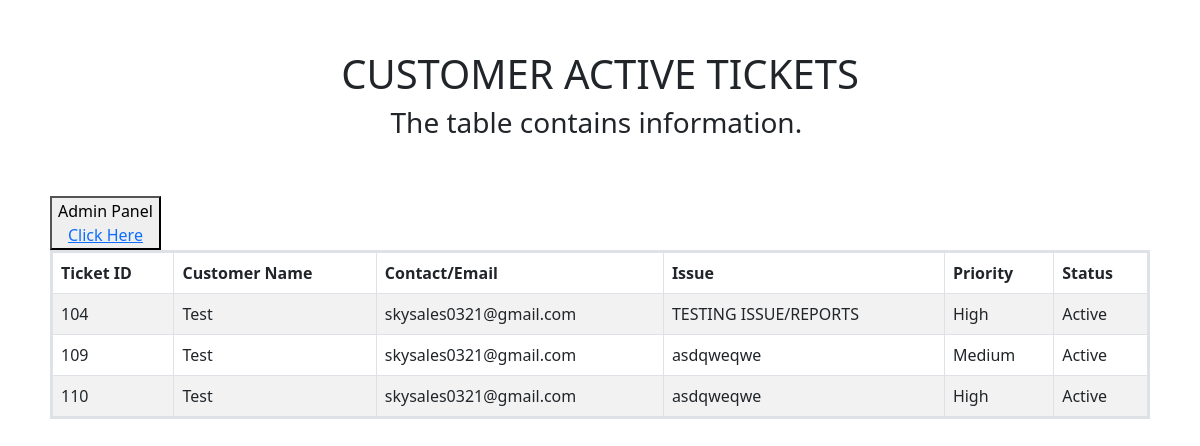
The app's page /php/active.php with its own data.
### tables this page shows
CREATE TABLE IF NOT EXISTS `ticket` (
  `Ticketid` int(11) NOT NULL AUTO_INCREMENT,
  `customer` varchar(255) NOT NULL,
  `email` varchar(255) NOT NULL,
  `issue` varchar(255) NOT NULL,
  `priority` varchar(255) NOT NULL,
  `status` varchar(50) NOT NULL,
  PRIMARY KEY (`Ticketid`)
);

### php/active.php (the view, shortened to what this page needs)
<?php
$host = "localhost";
$username = "root";
$pass = "";
$database = "tickets";
$con = new mysqli($host, $username, $pass, $database);
$sql = "SELECT * FROM ticket WHERE status='active'";
$player = $con->query($sql) or die ($con->error);
$row = $player->fetch_assoc();
?>
<!DOCTYPE html>
<html lang="en">
<head>
    <link rel="stylesheet" href="https://cdn.jsdelivr.net/npm/bootstrap@5.2.1/dist/css/bootstrap.min.css">
    <link rel="stylesheet" href="/css/admin.css">
</head>
<body style="margin: 50px;">
    <center>
        <h1>CUSTOMER ACTIVE TICKETS</h1>
        <h3>
            <?php
                if ($result = $con->query("SELECT * FROM `ticket` LIMIT 1"))
                {
                    if ($obj = $result->fetch_object())
                    {
                        echo "The table contains information. ";
                    }
                    else
                    {
                        echo "[ERROR CATCHING] There is no data to show. ";
                    }
                }
            ?>
        </h3>
    </center>
    <br/>
    <br/>
    <button>Admin Panel
        <br>
        <a href="/html/adminPanel.html">Click Here</a>
    </button>
    <table class="table table-hover table-bordered table-striped">
        <thead>
        <tr>
            <th>Ticket ID</th>
            <th>Customer Name</th>
            <th>Contact/Email</th>
            <th>Issue</th>
            <th>Priority</th>
            <th>Status</th>
        </tr>
        </thead>
        <tbody>
            <?php do{ ?>
                <tr>
                    <td><?php echo $row["Ticketid"]; ?></td>
                    <td><?php echo $row["customer"]; ?></td>
                    <td><?php echo $row["email"]; ?></td>
                    <td><?php echo $row["issue"]; ?></td>
                    <td><?php echo $row["priority"]; ?></td>
                    <td><?php echo $row["status"]; ?></td>
                </tr>
            <?php }while($row = $player->fetch_assoc()); ?>
        </tbody>
    </table>
</body>
</html>

### css/admin.css (style rules this page uses)
table { border: 3px solid; }

### records on screen
ticket: Ticketid "104", customer "Test", email "skysales0321@gmail.com", issue "TESTING ISSUE/REPORTS", priority "High", status "Active"
ticket: Ticketid "109", customer "Test", email "skysales0321@gmail.com", issue "asdqweqwe", priority "Medium", status "Active"
ticket: Ticketid "110", customer "Test", email "skysales0321@gmail.com", issue "asdqweqwe", priority "High", status "Active"
